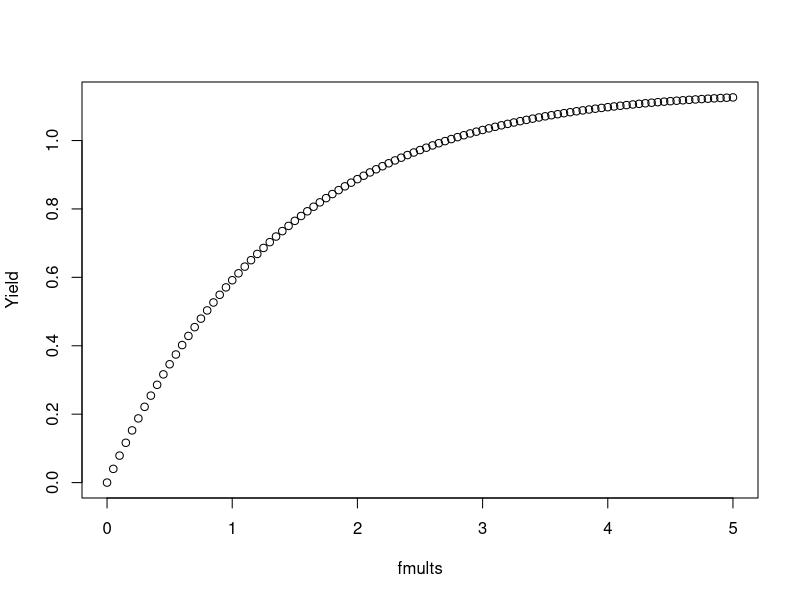
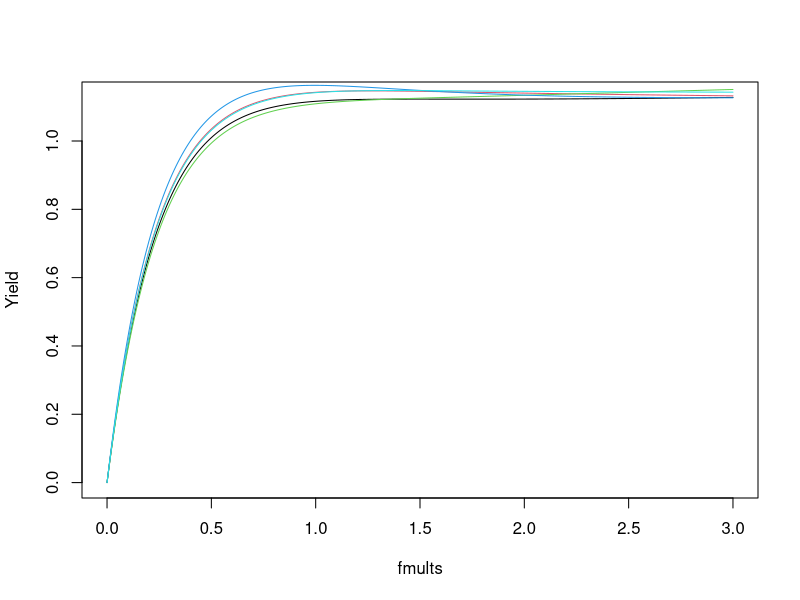

Source code (R) for these figures, in order:


yield<-function(Nini=150,mult=1,
              epl=c(0.073, 0.07, 0.197,0.304),
               W=c(0.00822,0.01155,0.01528,0.02651),
               M=rep(0.29,4)) {
  
  FI=epl*mult
  Z=M+FI
  N<-rep(0,4)
  N[1]=Nini
  for (q in (2:4)) N[q]=N[q-1]*exp(-Z[q-1])
  Nbar=N*(1-exp(-Z))/Z
  yield=Nbar*FI*W
  return(sum(yield))
}  

yield(mult=1)

fmults<-seq(0,5,0.05)
Yield<-fmults
for (m in (1:length(fmults))) Yield[m]=yield(mult=fmults[m])
head(Yield,20)
plot(fmults,Yield)


fmults<-seq(0,3,0.01)
Yield<-fmults
for (rep in (1:5)) {
  Yield<-fmults # just structure
  epl=abs(rnorm(4))
  epl=epl/mean(epl)
  for (m in (1:length(fmults))) Yield[m]=yield(mult=fmults[m], epl=epl)
 
  if (rep==1) plot(fmults,Yield,type='l') else lines(fmults,Yield,col=rep)
}
